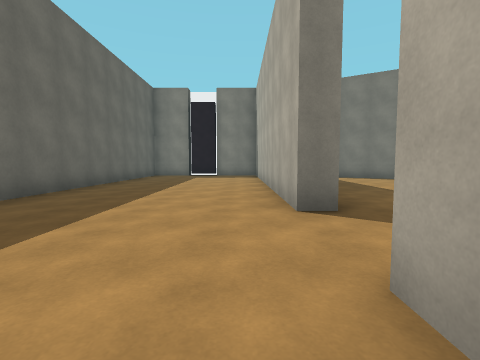
[1] (above)

20 first-person views from a walk through a scene from a Unity 3-D project. The camera is 1.2 m above the floor, tilts 4° down and sees 85° across. Doors are open. The floor is counted in squares, 2 m on a side. Each view is taken from the middle of a square. On the plan, view 1 faces up. The plan holds only what a view shows up to about 9 squares ahead; the rest is blank. The place goes on beyond the plan. The player is left out. Surface patterns are stand-ins for the level's own textures.

[2]
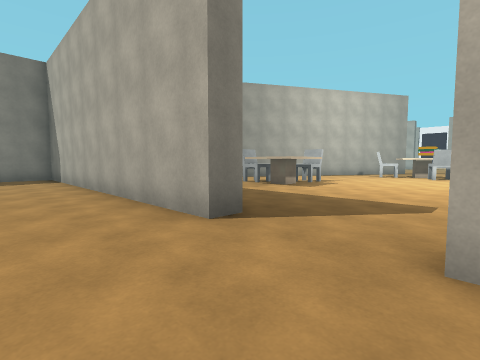

[3]
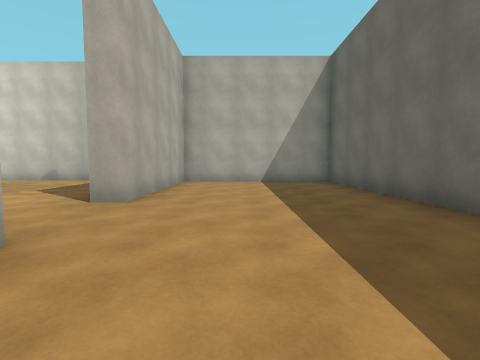

[4]
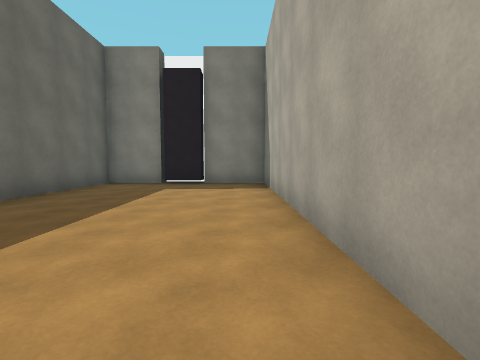

[5]
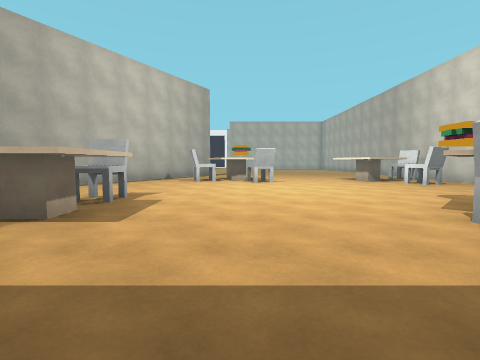

[6]
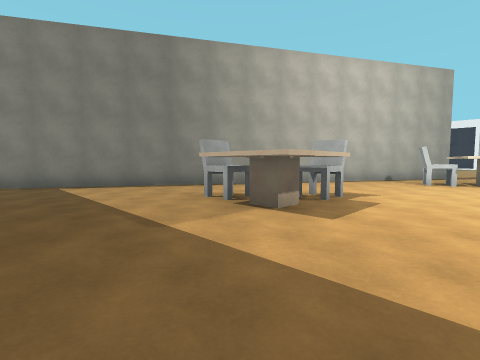

[7]
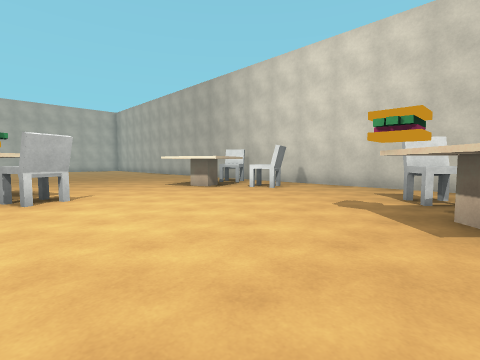

[8]
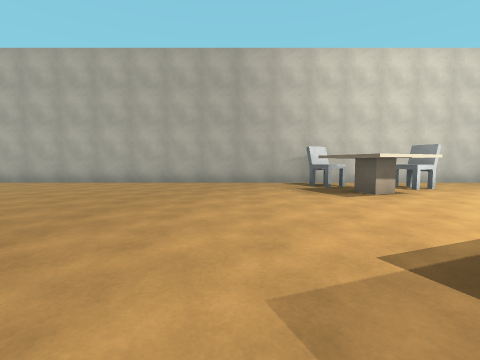

[9]
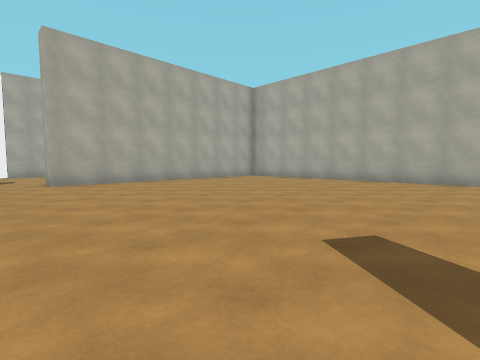

[10]
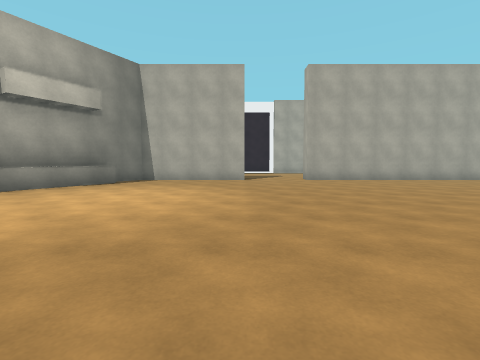

[11]
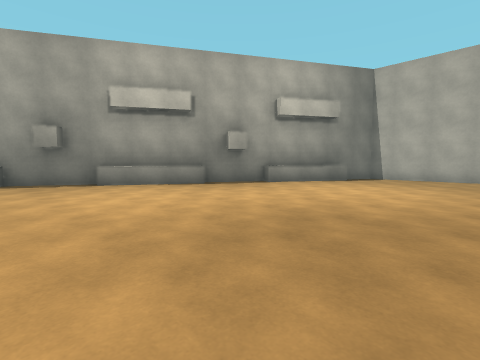

[12]
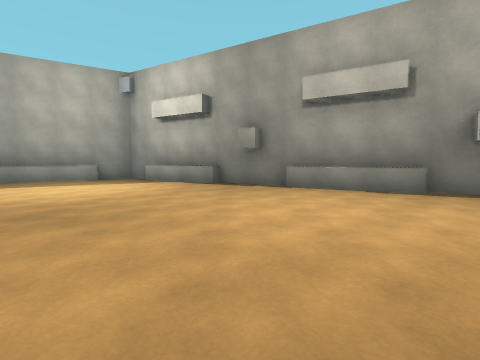

[13]
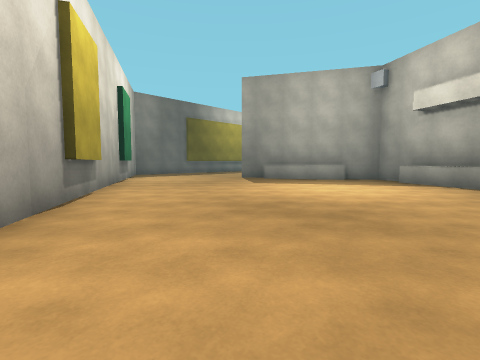

[14]
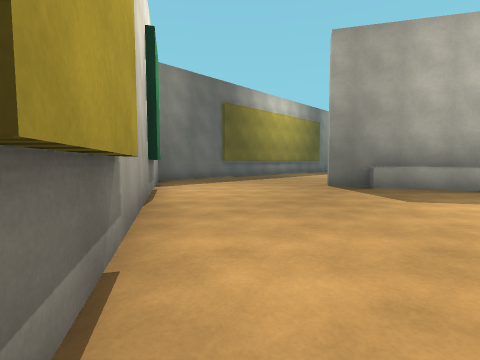

[15]
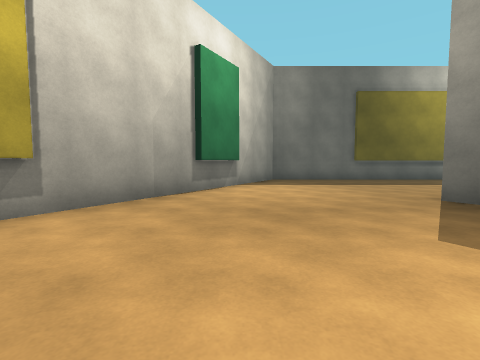

[16]
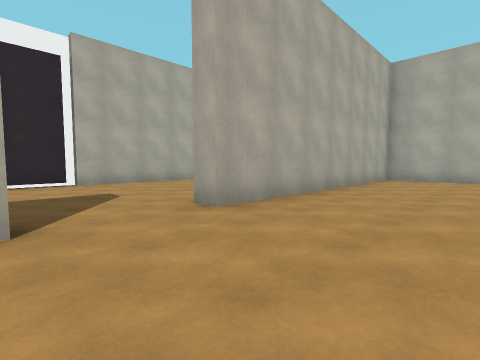

[17]
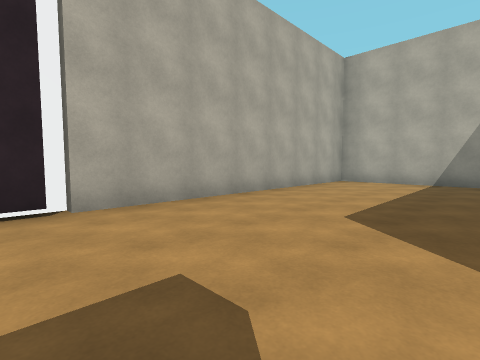

[18]
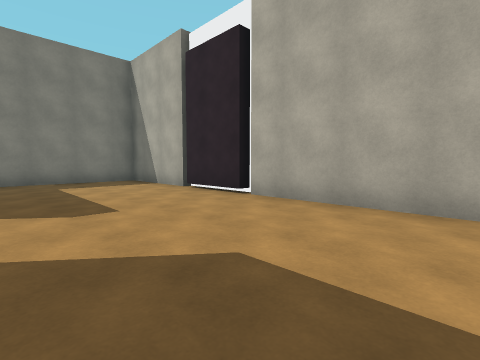

[19]
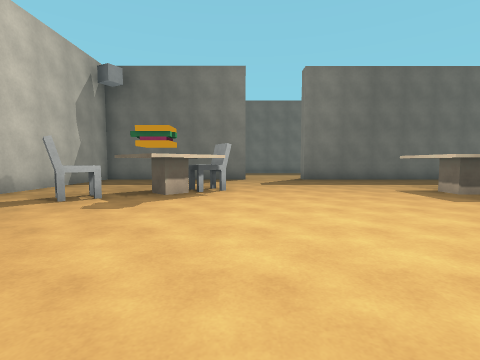

[20]
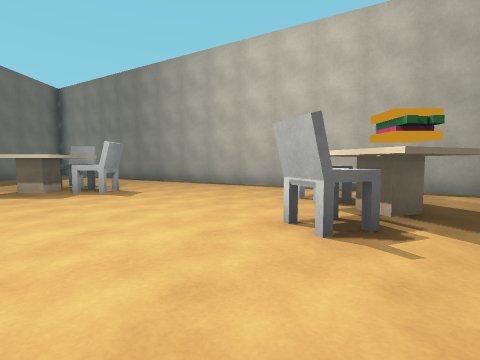

### Floor plan
Ten units are one square. View 1 is at (0, 0); x grows to the right and y downward. Boxes are objects, and circles mark ways between rooms. Rooms are numbered by the first view taken in them; rooms with no view inside come last. Other rooms are left out.
<svg viewBox="-42 -170 322 210">
<path fill="none" stroke="#000" d="M-37 -21 -37 30 7 30 7 -12M7 -31 7 -113 -10 -113M-22 -113 -37 -113 -37 -40M-11 -116 -11 -112 -21 -112M132 -46 23 -109M226 -58 226 -92 101 -165 60 -141 57 -145M12 -12 12 35 226 35 226 -38M31 -110 99 -71M12 -91 12 -31M175 -118 151 -132M133 -142 108 -156M214 -95 191 -109M94 -156 69 -142M275 -44 275 -62M275 -65 275 -94 242 -94M242 30 275 30 275 -42"/>
<rect x="35" y="-15" width="20" height="20" fill="#bbb"><title>other object</title></rect>
<rect x="35" y="-65" width="20" height="20" fill="#bbb"><title>other object</title></rect>
<rect x="45" y="15" width="20" height="10" fill="#bbb"><title>other object</title></rect>
<rect x="45" y="-5" width="10" height="20" fill="#bbb"><title>other object</title></rect>
<rect x="45" y="-65" width="10" height="10" fill="#bbb"><title>other object</title></rect>
<rect x="55" y="-5" width="10" height="10" fill="#bbb"><title>other object</title></rect>
<rect x="55" y="-55" width="10" height="10" fill="#bbb"><title>other object</title></rect>
<rect x="85" y="15" width="10" height="10" fill="#bbb"><title>other object</title></rect>
<rect x="95" y="-5" width="20" height="30" fill="#bbb"><title>other object</title></rect>
<rect x="95" y="-35" width="10" height="20" fill="#bbb"><title>other object</title></rect>
<rect x="95" y="-45" width="20" height="10" fill="#bbb"><title>other object</title></rect>
<rect x="105" y="15" width="10" height="20" fill="#bbb"><title>other object</title></rect>
<rect x="105" y="-35" width="10" height="10" fill="#bbb"><title>other object</title></rect>
<rect x="115" y="-35" width="10" height="10" fill="#bbb"><title>other object</title></rect>
<circle cx="10" cy="-25" r="3" fill="#2a7"/>
<circle cx="230" cy="-45" r="3" fill="#2a7"/>
<text x="-20" y="-40">1</text>
<text x="120" y="-40">2</text>
<text x="250" y="-40">3</text>
</svg>
Room 1 opens to room 2. Room 2 opens to room 3.

Where each view was taken, in squares from view 1:
view 1: 0 up, 0 right, facing up
view 2: 1 up, 1 left, facing up-right
view 3: 5 up, 1 left, facing down
view 4: 4 up, 0 right, facing up
view 5: 3 up, 2 right, facing right
view 6: 3 up, 2 right, facing up-right
view 7: 3 up, 5 right, facing down-right
view 8: 4 up, 13 right, facing down
view 9: 5 up, 15 right, facing down-right
view 10: 6 up, 14 right, facing right
view 11: 6 up, 13 right, facing up-right
view 12: 7 up, 14 right, facing up
view 13: 7 up, 13 right, facing up-left
view 14: 8 up, 9 right, facing up-left
view 15: 11 up, 10 right, facing left
view 16: 6 up, 20 right, facing down-right
view 17: 5 up, 24 right, facing down-right
view 18: 1 up, 24 right, facing up-right
view 19: 1 up, 10 right, facing left
view 20: 0 up, 9 right, facing up
